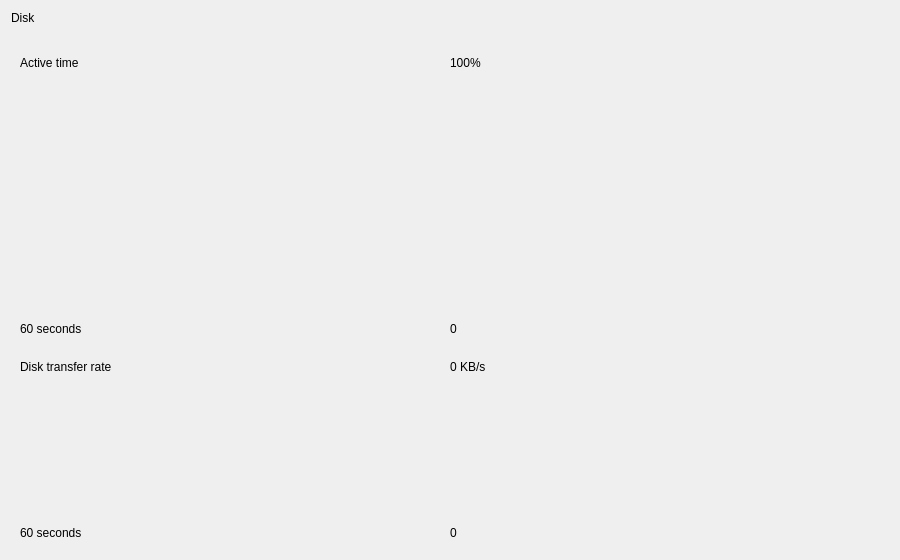
<?xml version="1.0" encoding="UTF-8"?>
<ui version="4.0">
 <class>DiskDetailWidget</class>
 <widget class="QWidget" name="DiskDetailWidget">
  <property name="geometry"><rect><x>0</x><y>0</y><width>900</width><height>560</height></rect></property>
  <layout class="QVBoxLayout" name="verticalLayout">
   <!-- Header -->
   <item>
    <layout class="QHBoxLayout" name="headerLayout">
     <item><layout class="QVBoxLayout" name="headerLabelLayout"><property name="spacing"><number>2</number></property><item><widget class="QLabel" name="titleLabel"><property name="text"><string>Disk</string></property></widget></item><item><widget class="QLabel" name="modelLabel"><property name="text"><string notr="true"></string></property></widget></item></layout></item>
    </layout>
   </item>
   <!-- Body: graph column + statistics -->
   <item>
    <layout class="QHBoxLayout" name="bodyLayout">
     <item>
      <layout class="QVBoxLayout" name="graphColumn">
       <item>
<widget class="Perf::GraphCard" name="activeCard">
 <property name="sizePolicy"><sizepolicy hsizetype="Preferred" vsizetype="Expanding"><horstretch>0</horstretch><verstretch>3</verstretch></sizepolicy></property>
 <layout class="QVBoxLayout" name="activeCardLayout">
  <item><layout class="QHBoxLayout" name="activeCardHeaderLayout"><item><widget class="QLabel" name="activeGraphLabel"><property name="text"><string>Active time</string></property></widget></item><item><widget class="QLabel" name="activeGraphMaxLabel"><property name="text"><string>100%</string></property></widget></item></layout></item>
  <item><widget class="Perf::GraphWidget" name="activeGraphWidget" native="true"><property name="minimumHeight"><number>100</number></property><property name="sizePolicy"><sizepolicy hsizetype="Expanding" vsizetype="Expanding"><horstretch>0</horstretch><verstretch>1</verstretch></sizepolicy></property></widget></item>
  <item><layout class="QHBoxLayout" name="activeCardAxisLayout"><item><widget class="QLabel" name="activeTimeLeftLabel"><property name="text"><string>60 seconds</string></property></widget></item><item><widget class="QLabel" name="activeTimeRightLabel"><property name="text"><string>0</string></property></widget></item></layout></item>
 </layout>
</widget>
       </item>
       <item>
<widget class="Perf::GraphCard" name="transferCard">
 <property name="sizePolicy"><sizepolicy hsizetype="Preferred" vsizetype="Expanding"><horstretch>0</horstretch><verstretch>2</verstretch></sizepolicy></property>
 <layout class="QVBoxLayout" name="transferCardLayout">
  <item><layout class="QHBoxLayout" name="transferCardHeaderLayout"><item><widget class="QLabel" name="transferGraphLabel"><property name="text"><string>Disk transfer rate</string></property></widget></item><item><widget class="QLabel" name="transferGraphMaxLabel"><property name="text"><string>0 KB/s</string></property></widget></item></layout></item>
  <item><widget class="Perf::GraphWidget" name="transferGraphWidget" native="true"><property name="minimumHeight"><number>100</number></property><property name="sizePolicy"><sizepolicy hsizetype="Expanding" vsizetype="Expanding"><horstretch>0</horstretch><verstretch>1</verstretch></sizepolicy></property></widget></item>
  <item><layout class="QHBoxLayout" name="transferCardAxisLayout"><item><widget class="QLabel" name="transferTimeLeftLabel"><property name="text"><string>60 seconds</string></property></widget></item><item><widget class="QLabel" name="transferTimeRightLabel"><property name="text"><string>0</string></property></widget></item></layout></item>
 </layout>
</widget>
       </item>
      </layout>
     </item>
     <item>
      <!-- Labels are handed to the panel in display order by DiskDetailWidget -->
      <widget class="Perf::StatsPanel" name="statsPanel">
       <widget class="QLabel" name="activeLabel"><property name="text"><string>Active time</string></property></widget>
       <widget class="QLabel" name="activeValueLabel"><property name="text"><string>0%</string></property></widget>
       <widget class="QLabel" name="readLabel"><property name="text"><string>Read speed</string></property></widget>
       <widget class="QLabel" name="readValueLabel"><property name="text"><string>0 KB/s</string></property></widget>
       <widget class="QLabel" name="writeLabel"><property name="text"><string>Write speed</string></property></widget>
       <widget class="QLabel" name="writeValueLabel"><property name="text"><string>0 KB/s</string></property></widget>
       <widget class="QLabel" name="capacityLabel"><property name="text"><string>Capacity</string></property></widget>
       <widget class="QLabel" name="capacityValueLabel"><property name="text"><string>—</string></property></widget>
       <widget class="QLabel" name="formattedLabel"><property name="text"><string>Formatted</string></property></widget>
       <widget class="QLabel" name="formattedValueLabel"><property name="text"><string>—</string></property></widget>
       <widget class="QLabel" name="systemDiskLabel"><property name="text"><string>System disk</string></property></widget>
       <widget class="QLabel" name="systemDiskValueLabel"><property name="text"><string>—</string></property></widget>
       <widget class="QLabel" name="swapDeviceLabel"><property name="text"><string>Swap device</string></property></widget>
       <widget class="QLabel" name="swapDeviceValueLabel"><property name="text"><string>—</string></property></widget>
       <widget class="QLabel" name="deviceLabel"><property name="text"><string>Device</string></property></widget>
       <widget class="QLabel" name="deviceValueLabel"><property name="text"><string>—</string></property></widget>
       <widget class="QLabel" name="typeLabel"><property name="text"><string>Type</string></property></widget>
       <widget class="QLabel" name="typeValueLabel"><property name="text"><string>—</string></property></widget>
      </widget>
     </item>
    </layout>
   </item>
  </layout>
 </widget>
 <customwidgets>
  <customwidget>
   <class>Perf::GraphWidget</class>
   <extends>QWidget</extends>
   <header>perf/graphwidget.h</header>
  </customwidget>
  <customwidget>
   <class>Perf::GraphCard</class>
   <extends>QFrame</extends>
   <header>perf/graphcard.h</header>
   <container>1</container>
  </customwidget>
  <customwidget>
   <class>Perf::StatsPanel</class>
   <extends>QFrame</extends>
   <header>perf/statspanel.h</header>
   <container>1</container>
  </customwidget>
 </customwidgets>
 <resources/>
 <connections/>
</ui>
